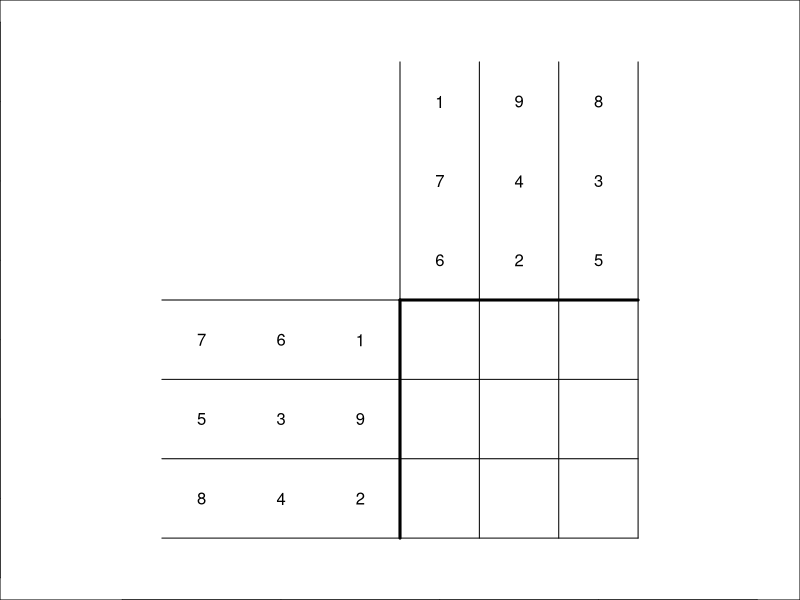
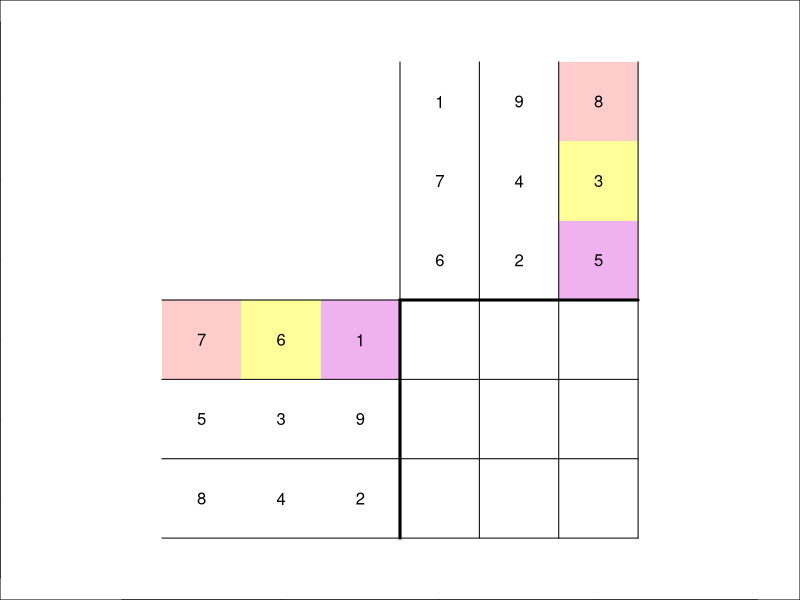

The R script that drew these images, in order:
## ---- chunk 1
matpr = function(A){
  pra = "\\begin{bmatrix}\n"
  for(i in 1:dim(A)[1]){
    pra = paste0(pra,paste0(A[i,],collapse=" & "))
    if(i<dim(A)[1]){pra = paste0(pra,"\\\\\n")} else {pra = paste0(pra,"\n")}
  }
  pra = paste0(pra,"\\end{bmatrix}")
  return(pra)
}

nf = 3
ns = 3
np = 3

while(T){
    P = matrix(sample(1:9,nf*ns,F),ncol=nf)
    Q = matrix(sample(1:9,nf*np,F),nrow=nf)
    C = P%*%Q
    unkij = sample(1:3,2)
    unki = unkij[1]
    unkj = unkij[2]
    
    solq = Q[1:nf,unki]
    solp = P[unkj,1:nf]
    
    nr = np+nf
    nc = ns+nf
    if(length(unique(c(C)))==9){break}
}


smm = function(M){
  dastras = character()
  for(i in 1:dim(M)[1]){
    dastras = c(dastras,paste0(M[i,],collapse=","))
  }
  s = paste0("[[",paste0(dastras,collapse="],\n            ["),"]]")
  return(s)
}

smm2 = function(M){
  dastras = character()
  for(i in 1:dim(M)[1]){
    dastras = c(dastras,paste0(sprintf("%.2f",M[i,]),collapse=","))
  }
  s = paste0("[[",paste0(dastras,collapse="],\n            ["),"]]")
  return(s)
}

A = t(Q)
B = t(P)
## ---- chunk 2
par(mar=c(0,0,0,0))
plot(0,0,"n",xlim=c(0,nc+1),ylim=c(0,nr+1),asp=1)

clrs = c("red","yellow","maroon","tan")
clrs = c(rgb(1,0,0,0.2),rgb(1,1,0,0.4),rgb(0.8,0,0.8,0.3),rgb(0.6,0.5,0.2,0.2))
clrs2 = c(rgb(1,0,0),rgb(1,1,0),rgb(0.8,0,0.8),rgb(0.6,0.5,0.2))
for(i in 1:nf){
#    polygon(c(i-0.5,i-0.5,nf+0.5,nf+ns+0.5,nf+ns+0.5,nf+0.5,i+0.5,i+0.5),
#            c(0.5,np+0.5,np+nf-i+1.5,np+nf-i+1.5,np+nf-i+0.5,np+nf-i+0.5,np+0.5,0.5),col=clrs[i],border = F)
    xt1 = i-0.3
    xt2 = nf+0.5
    yt1 = np+0.5
    yt2 = np+nf-i+1.3
    srt = atan2(yt2-yt1,xt2-xt1)/pi*180
}

for(i in 1:np){
    for(j in 1:nf){
        text(j,np-i+1,Q[j,i])
    }
}

for(i in 1:nf){
    for(j in 1:ns){
        text(j+nf,np+nf-i+1,sprintf("%d",P[j,i]))
    }
}

# for(i in 1:np){
#     for(j in 1:ns){
#         if(i != unki || j!= unkj){
#             text(nf+j,np+1-i,sprintf("%d",C[j,i]))
#         } else {
#             text(nf+j,np+1-i,"?")
#         }
#     }
# }

for(i in 0:np){
    lines(c(0.5,nc+0.5),c(i,i)+0.5)
}
for(i in 0:ns){
    lines(nf+c(i,i)+0.5,c(0.5,np+nf+0.5))
}

lines(c(np+0.5,np+0.5),c(nf,0)+0.5,lwd=3)
lines(c(np+0.5,np+ns+0.5),c(nf,nf)+0.5,lwd=3)


## ---- chunk 3
par(mar=c(0,0,0,0))
plot(0,0,"n",xlim=c(0,nc+1),ylim=c(0,nr+1),asp=1)

clrs = c("red","yellow","maroon","tan")
clrs = c(rgb(1,0,0,0.2),rgb(1,1,0,0.4),rgb(0.8,0,0.8,0.3),rgb(0.6,0.5,0.2,0.2))
clrs2 = c(rgb(1,0,0),rgb(1,1,0),rgb(0.8,0,0.8),rgb(0.6,0.5,0.2))
clrs3 = c(rgb(1,0,0,0.1),rgb(1,1,0,0.2),rgb(0.8,0,0.8,0.15),rgb(0.6,0.5,0.2,0.1))
for(i in 1:nf){
    # polygon(c(i-0.5,i-0.5,nf+0.5,nf+ns+0.5,nf+ns+0.5,nf+0.5,i+0.5,i+0.5),
    #         c(0.5,np+0.5,np+nf-i+1.5,np+nf-i+1.5,np+nf-i+0.5,np+nf-i+0.5,np+0.5,0.5),col=clrs3[i],border = F)
    xt1 = i-0.3
    xt2 = nf+0.5
    yt1 = np+0.5
    yt2 = np+nf-i+1.3
    srt = atan2(yt2-yt1,xt2-xt1)/pi*180
    # text((xt1+xt2)/2,(yt1+yt2)/2,foods[i],srt=srt,cex=0.8)
}

for(jj in 1:nf){
    polygon(c(jj-0.5,jj+0.5,jj+0.5,jj-0.5),np+1-c(unki-0.5,unki-0.5,unki+0.5,unki+0.5),col=clrs[jj],border=F)
    polygon(nf+c(unkj-0.5,unkj-0.5,unkj+0.5,unkj+0.5),np+nf+1-c(jj-0.5,jj+0.5,jj+0.5,jj-0.5),col=clrs[jj],border=F)
}

for(i in 1:np){
    for(j in 1:nf){
        text(j,np-i+1,Q[j,i])
    }
}

for(i in 1:nf){
    for(j in 1:ns){
        text(j+nf,np+nf-i+1,sprintf("%d",P[j,i]))
    }
}

# text(nf/2+0.5,0,"Shopping lists (pounds)")
# text(nf+ns+1,np+nf/2+0.5,"Unit costs ($/pound)",srt=-90)
# text(nf+ns/2+0.5,0,"Total costs ($)")

# for(i in 1:np){
#     for(j in 1:ns){
#         if(i != unki || j!= unkj){
#             text(nf+j,np+1-i,sprintf("%d",C[j,i]))
#         } else {
#             text(nf+j,np+1-i,"?")
#         }
#     }
# }

for(i in 0:np){
    lines(c(0.5,nc+0.5),c(i,i)+0.5)
}
for(i in 0:ns){
    lines(nf+c(i,i)+0.5,c(0.5,np+nf+0.5))
}

lines(c(nf+0.5,nf+0.5),c(nf,0)+0.5,lwd=3)
lines(c(nf+0.5,nf+ns+0.5),c(np,np)+0.5,lwd=3)
